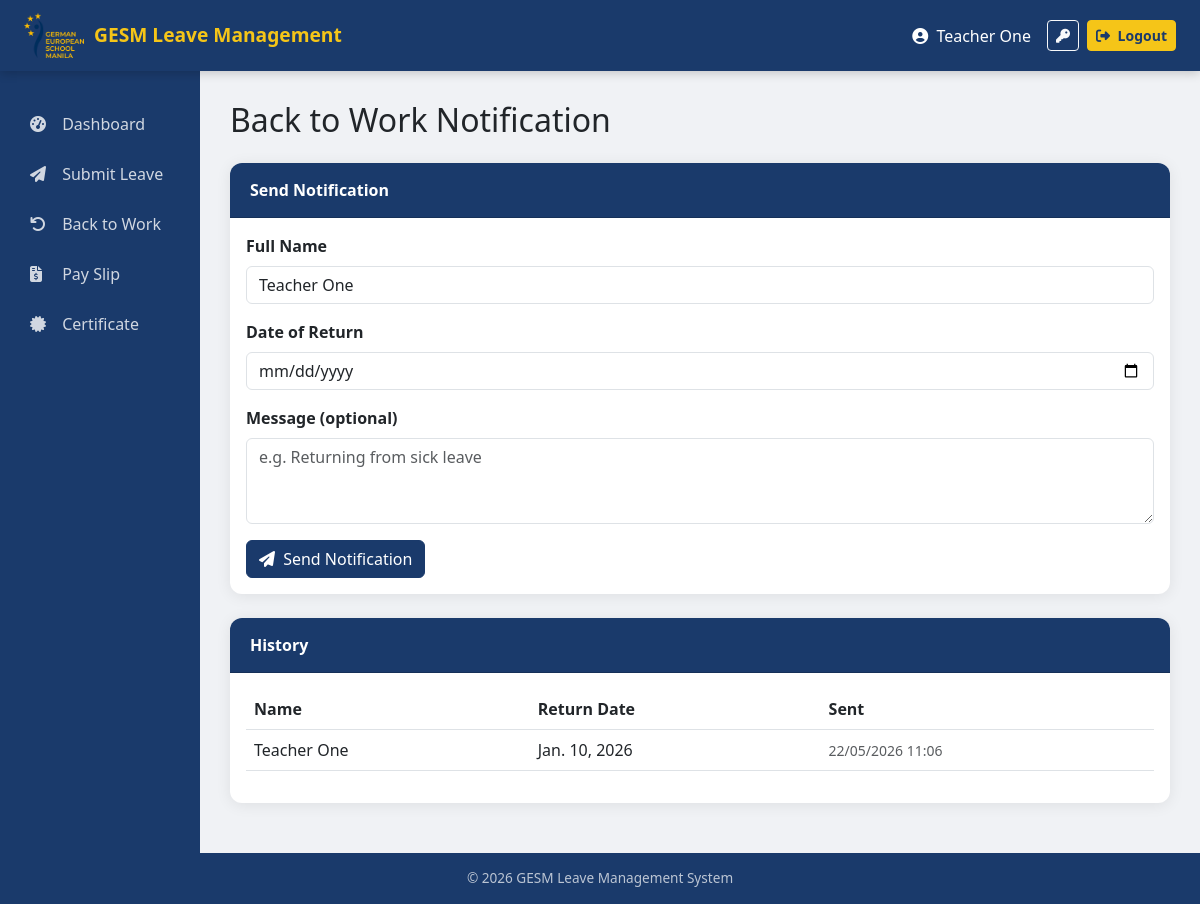
The page /dashboard/back-to-work/ (signed in) on the database its author committed.
### accounts/models.py (models this page shows, shortened)
class User(AbstractUser):
    ROLE_CHOICES = [
    ('teacher', 'Teacher'),
    ('admin', 'Admin'),
    ('head_of_department', 'Head of Department'),
    ('head_of_school', 'Head of School'),
    ('head_of_admin', 'Head of Administration'),
    ('hr', 'HR'),
    ('scheduling_team', 'Scheduling Team'),
    ('calendar_access', 'Calendar Access'),
]
    role = models.CharField(max_length=20, choices=ROLE_CHOICES)
    department = models.ForeignKey(
        'Department',
        on_delete=models.SET_NULL,
        null=True,
        blank=True,
        related_name='members'
    )
    email = models.EmailField(unique=True)
    superior = models.ForeignKey(
        'self',
        on_delete=models.SET_NULL,
        null=True,
        blank=True,
        related_name='subordinates'
    )
    is_approved = models.BooleanField(default=False)  # approuvé par HR
    is_email_verified = models.BooleanField(default=False)  # email confirmé
    email_verification_token = models.UUIDField(default=uuid.uuid4, editable=False)

### dashboard/models.py (models this page shows, shortened)
class BackToWork(models.Model):
    user = models.ForeignKey(settings.AUTH_USER_MODEL, on_delete=models.CASCADE)
    full_name = models.CharField(max_length=200)
    return_date = models.DateField()
    message = models.TextField(blank=True)
    sent_at = models.DateTimeField(auto_now_add=True)

### dashboard/views.py (the view, shortened to what this page needs)
# urls.py: path('back-to-work/', BackToWorkView.as_view(), name='back_to_work'),
class BackToWorkView(LoginRequiredMixin, View):
    ALLOWED_ROLES = ['teacher', 'admin', 'head_of_department', 'hr']
    def get(self, request):
        if request.user.role not in self.ALLOWED_ROLES:
            return redirect('dashboard')
        from .models import BackToWork
        history = BackToWork.objects.filter(user=request.user).order_by('-sent_at')
        return render(request, 'dashboard/back_to_work.html', {'history': history})

### dashboard/templates/dashboard/back_to_work.html
{% extends 'base.html' %}
{% block content %}
<h2 class='mb-4'>Back to Work Notification</h2>
<div class='card mb-4'>
  <div class='card-header'>Send Notification</div>
  <div class='card-body'>
    <form method='post'>{% csrf_token %}
      <div class='mb-3'>
        <label class='form-label fw-bold'>Full Name</label>
        <input name='full_name' class='form-control'
          value='{{ request.user.first_name }} {{ request.user.last_name }}' required>
      </div>
      <div class='mb-3'>
        <label class='form-label fw-bold'>Date of Return</label>
        <input type='date' name='return_date' class='form-control' required>
      </div>
      <div class='mb-3'>
        <label class='form-label fw-bold'>Message (optional)</label>
        <textarea name='message' class='form-control' rows='3'
          placeholder='e.g. Returning from sick leave'></textarea>
      </div>
      <button type='submit' class='btn btn-primary'>
        <i class='fas fa-paper-plane me-1'></i> Send Notification
      </button>
    </form>
  </div>
</div>
<div class='card'>
  <div class='card-header'>History</div>
  <div class='card-body'>
    <table class='table table-hover'>
      <thead><tr>
        <th>Name</th><th>Return Date</th><th>Sent</th>
      </tr></thead>
      <tbody>
        {% for r in history %}
        <tr>
<td>{{ r.full_name }}</td>
<td>{{ r.return_date }}</td>
<td><small class='text-muted'>{{ r.sent_at|date:'d/m/Y H:i' }}</small></td>
</tr>
{% empty %}
<tr><td colspan='3' class='text-center text-muted'>No notifications sent yet.</td></tr>
{% endfor %}
</tbody>
</table>
</div>
</div>
{% endblock %}

### templates/base.html (shortened to what this page needs)
{% load static %}
<!DOCTYPE html>
<html lang="en">
<head>
   <link href="https://cdn.jsdelivr.net/npm/bootstrap@5.3.0/dist/css/bootstrap.min.css" rel="stylesheet">
   <link href="https://cdnjs.cloudflare.com/ajax/libs/font-awesome/6.4.0/css/all.min.css" rel="stylesheet">
</head>
<body>
<nav class="navbar navbar-expand-lg">
   <div class="container-fluid px-4">
       <a class="navbar-brand d-flex align-items-center"
          href="{% if request.user.is_authenticated %}{% url 'dashboard' %}{% else %}{% url 'login' %}{% endif %}">
           <img src="{% static 'images/logo.png' %}" alt="GESM Logo">
           <span>GESM Leave Management</span>
       </a>
       <div class="ms-auto d-flex align-items-center">
           {% if request.user.is_authenticated %}
           <span class="text-white me-3">
               <i class="fas fa-user-circle me-1"></i>
               {{ request.user.first_name }} {{ request.user.last_name }}
           </span>
           <a href="{% url 'change_password' %}" class="btn btn-outline-light btn-sm me-2"
              title="Account Settings">
               <i class="fas fa-key"></i>
           </a>
           <a href="{% url 'logout' %}" class="btn btn-warning btn-sm">
               <i class="fas fa-sign-out-alt me-1"></i> Logout
           </a>
           {% endif %}
       </div>
   </div>
</nav>
<div class="container-fluid p-0">
   <div class="row g-0">
       <div class="col-md-2 sidebar">
           <nav class="nav flex-column mt-2">
               {% if request.user.is_authenticated %}
               <a class="nav-link" href="{% url 'dashboard' %}">
                   <i class="fas fa-tachometer-alt"></i> Dashboard
               </a>
               {% if request.user.role == 'teacher' or request.user.role == 'admin' or request.user.role == 'hr' or request.user.role == 'head_of_department' %}
               <a class="nav-link" href="{% url 'submit_leave' %}">
                   <i class="fas fa-paper-plane"></i> Submit Leave
               </a>
               {% endif %}
               {% if request.user.role == 'teacher' or request.user.role == 'admin' or request.user.role == 'hr' or request.user.role == 'head_of_department' %}
               <a class="nav-link" href="{% url 'back_to_work' %}">
                   <i class="fas fa-undo"></i> Back to Work
               </a>
               {% endif %}
               {% if request.user.role == 'teacher' or request.user.role == 'admin' or request.user.role == 'hr' or request.user.role == 'head_of_department' or request.user.role == 'head_of_school' %}
               <a class="nav-link" href="{% url 'pay_slip' %}">
                   <i class="fas fa-file-invoice-dollar"></i> Pay Slip
               </a>
               <a class="nav-link" href="{% url 'certificate' %}">
                   <i class="fas fa-certificate"></i> Certificate
               </a>
               {% endif %}
               {% endif %}
           </nav>
       </div>
       <div class="col-md-10 main-content">
           {% block content %}{% endblock %}
       </div>
   </div>
</div>
<footer class="footer">
   &copy; 2026 GESM Leave Management System
</footer>
</body>
</html>

### templates/base.html (style rules this page uses)
:root { --gesm-blue: #1a3a6b; --gesm-yellow: #f5c518; --gesm-light: #f8f9fa; }
body { background-color: #f0f2f5; font-family: 'Segoe UI', sans-serif; }
.navbar { background-color: var(--gesm-blue) !important; box-shadow: 0 2px 10px rgba(0,0,0,0.2); }
.navbar-brand img { height: 45px; }
.navbar-brand span { color: var(--gesm-yellow); font-weight: 700; font-size: 1.2rem; margin-left: 10px; }
.nav-link { color: white !important; font-weight: 500; }
.sidebar { background-color: var(--gesm-blue); min-height: calc(100vh - 70px); padding-top: 20px; }
.sidebar .nav-link { color: rgba(255,255,255,0.8) !important; padding: 10px 20px; border-radius: 8px; margin: 3px 10px; transition: all 0.3s; }
.sidebar .nav-link i { width: 20px; margin-right: 8px; }
.main-content { padding: 30px; }
.card { border: none; border-radius: 12px; box-shadow: 0 2px 15px rgba(0,0,0,0.08); margin-bottom: 20px; }
.card-header { background-color: var(--gesm-blue); color: white; border-radius: 12px 12px 0 0 !important; padding: 15px 20px; font-weight: 600; }
.btn-primary { background-color: var(--gesm-blue); border-color: var(--gesm-blue); }
.btn-warning { background-color: var(--gesm-yellow); border-color: var(--gesm-yellow); color: var(--gesm-blue); font-weight: 600; }
.table thead { background-color: var(--gesm-blue); color: white; }
.footer { background-color: var(--gesm-blue); color: rgba(255,255,255,0.7); text-align: center; padding: 15px; font-size: 0.85rem; }

### rows shown on the page
User: user.first_name "Teacher", user.last_name "One", full_name "Teacher One"
BackToWork: full_name "Teacher One", return_date "Jan. 10, 2026", sent_at "22/05/2026 11:06"
